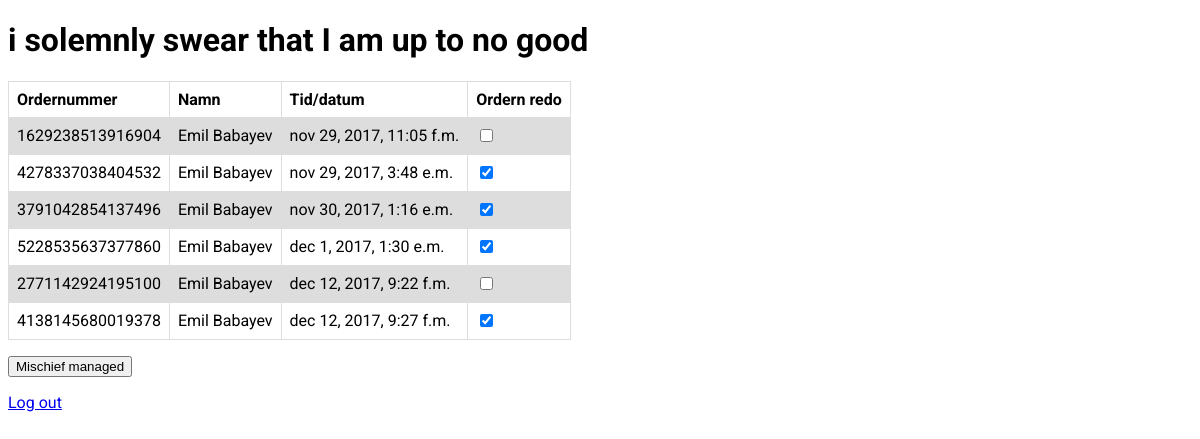
Before: /order/ (signed in) with the older database file.
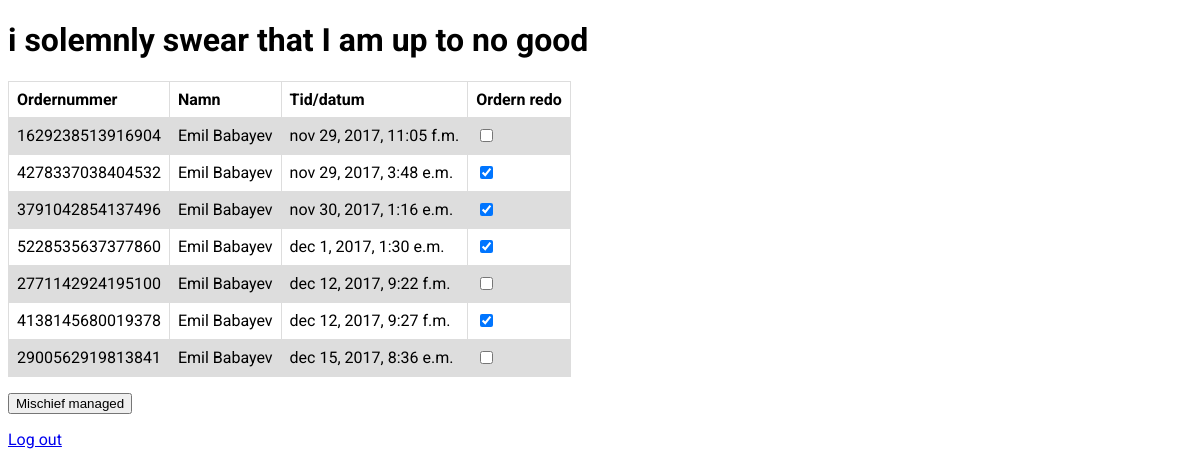
After: the same page with the newer database file.
### order/models.py (models this page shows, shortened)
class Order(models.Model):
    name = models.CharField(max_length=200)
    email = models.EmailField(max_length=200)
    order_number = models.IntegerField()
    order = models.TextField(max_length=1000)
    date_time = models.DateTimeField(default=datetime.now())
    orderDelivered = models.BooleanField(default=False)
    is_mail_sent = models.BooleanField(default=False)

### order/views.py (the view, shortened to what this page needs)
@login_required(login_url='/order/login/')
def manage(request):
    for order in Order.objects.all():
        if order.is_mail_sent is False and order.orderDelivered is True:
            delivery_email(order.email, order.name, order.order_number, order.date_time)
            order.is_mail_sent = True
            order.save()
    return render(request, 'order/manage.html', {'orders': Order.objects.all(), 'id': "embas"})

### order/templates/order/manage.html (shortened to what this page needs)
<!DOCTYPE html>
<html lang="en">
<head>
</head>
<body>
    <h1>i solemnly swear that I am up to no good</h1>
    <form action="/order/manage/" method="post">
        <table>
        <tr>
            <th>Ordernummer</th>
            <th>Namn</th>
            <th>Tid/datum</th>
            <th>Ordern redo</th>
        </tr>
        {% for order in orders %}
        <tr>
            <td>{{ order.order_number }}</td>
            <td>{{ order.name }}</td>
            <td>{{ order.date_time }}</td>
            <td><input id="box" type="checkbox" value="True" name="{{ order.order_number }}" {% if order.orderDelivered %} checked {% endif %} /></td>
        </tr>
        {% endfor %}
        </table>
        <p><input type="submit" value="Mischief managed"></p>
    </form>
    <a href="/order/logout/">Log out</a>
</body>
</html>

Changed rows visible on the page:
added Order: order_number "2900562919813841", name "Emil Babayev", date_time "dec 15, 2017, 8:36 e.m."
